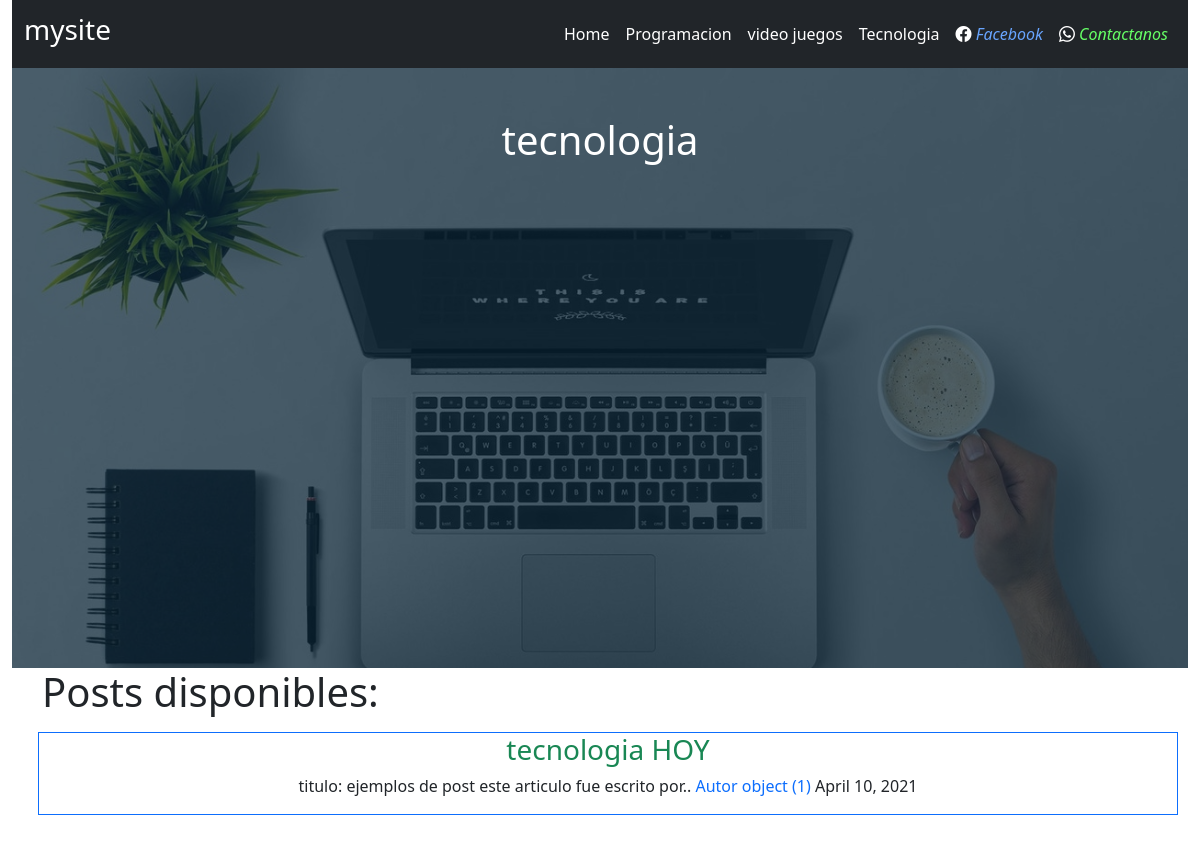
The page /tecnologia/ on the database its author committed.
### home/models.py (models this page shows, shortened)
class Categoria(models.Model):
    id=models.AutoField(primary_key=True)
    nombre=models.CharField('Nombre de categoria', max_length=100, null=False,blank=False)
    estado=models.BooleanField('Categoria activada/categoria no activada', default=True)
    fecha_creacion=models.DateField('Fecha de creacion categoria',auto_now=False,auto_now_add=True)
    class Meta:
        verbose_name='categoria'
        verbose_name_plural='categorias'

class Post(models.Model):
    id=models.AutoField(primary_key=True)
    titulo=models.CharField('titulo',max_length=40,blank=False,null=False)
    slug=models.CharField('slug',max_length=100,null=False,blank=False)
    descropcion=models.CharField('descripcion',max_length=110,null=False,blank=False)
    contenido=RichTextField('contenido')
    imagen=models.URLField(max_length=250,blank=False,null=False)
    autor=models.ForeignKey(Autor,on_delete=models.CASCADE)
    categoria=models.ForeignKey(Categoria,on_delete=models.CASCADE)
    estado=models.BooleanField('publico/no publico',default=True)
    fecha_creacion=models.DateField('fecha_creacion',auto_now=False,auto_now_add=True)
    class Meta:
        verbose_name='post'
        verbose_name_plural='posts'

class Autor(models.Model):
    id=models.AutoField(primary_key=True)
    nombre=models.CharField('nombre del autor',max_length=255, null=False, blank=False)
    apellidos=models.CharField('apellidos del autor', max_length=300, null=False,blank=False)
    facebook=models.URLField('facebook', null=True,blank=True)
    email=models.EmailField('correo del autor', blank=False,null=False)
    estado=models.BooleanField('autor activo/no activo', default=True)
    fecha_creacion=models.DateField('fecha de creacion autor',auto_now=False,auto_now_add=True)
    class Meta:
        verbose_name = 'autor'
        verbose_name_plural = 'autores'

### home/views.py (the view)
# urls.py: path('tecnologia/',views.Tecnologia,name='Tecno'),
def Tecnologia(request):
    post_tecnologia=Post.objects.filter(estado = True, categoria=Categoria.objects.get(nombre = 'tecnologia'))
    context={
        'titulo':'tecnologia',
        'post': post_tecnologia,
    }
    return render(request,'tecnologia.html',context)

### templates/tecnologia.html (shortened to what this page needs)
{% extends 'layaut.html' %}
{% block textoCentral %}
<h1>{{titulo}}</h1>
{% endblock textoCentral %}
{% block container %}
     <div class="container">
        <div class="row">
          {% if post %}
          <h1>Posts disponibles: </h1>
          {% for card in post %}
          <div class="col-lg-12 border border-primary text-center text-success m-2">
          <h3>{{card.titulo}}</h1>
            <p class="text-dark">titulo: {{card.descropcion}}
              este articulo fue escrito por..
              <span class="text-primary">{{card.autor}}</span>
              {{card.fecha_creacion}}
            </p>
          </div>
            {% endfor %}
            {% else %}
              <h1>no existen post!!</h1>
            {% endif %}
          </div>
        </div>
{% endblock container %}

### rows shown on the page
Categoria: nombre "tecnologia"
Post: titulo "tecnologia HOY", descropcion "ejemplos de post", autor "Autor object (1)", fecha_creacion "April 10, 2021"
